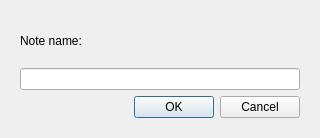
<?xml version="1.0" encoding="UTF-8"?>
<ui version="4.0">
 <class>NotesDialog</class>
 <widget class="QDialog" name="NotesDialog">
  <property name="geometry">
   <rect>
    <x>0</x>
    <y>0</y>
    <width>320</width>
    <height>137</height>
   </rect>
  </property>
  <property name="windowTitle">
   <string>Create Note</string>
  </property>
  <property name="windowIcon">
   <iconset resource="../resources.qrc">
    <normaloff>:/icons/gm-companion/icon256.png</normaloff>:/icons/gm-companion/icon256.png</iconset>
  </property>
  <layout class="QVBoxLayout" name="verticalLayout">
   <item>
    <widget class="QStackedWidget" name="stackedWidget">
     <property name="currentIndex">
      <number>0</number>
     </property>
     <widget class="QWidget" name="pageCreate">
      <layout class="QVBoxLayout" name="verticalLayout_2">
       <item>
        <widget class="QLabel" name="label">
         <property name="text">
          <string>Note name:</string>
         </property>
        </widget>
       </item>
       <item>
        <widget class="QLineEdit" name="noteNameLine"/>
       </item>
       <item>
        <widget class="QDialogButtonBox" name="createNoteDialog">
         <property name="standardButtons">
          <set>QDialogButtonBox::Cancel|QDialogButtonBox::Ok</set>
         </property>
        </widget>
       </item>
      </layout>
     </widget>
     <widget class="QWidget" name="pageError">
      <layout class="QVBoxLayout" name="verticalLayout_3">
       <item>
        <widget class="QPlainTextEdit" name="plainTextEdit">
         <property name="readOnly">
          <bool>true</bool>
         </property>
         <property name="plainText">
          <string>Error:
You can not create a note inside an addon directory.
Please select a user defined category!</string>
         </property>
         <property name="overwriteMode">
          <bool>false</bool>
         </property>
        </widget>
       </item>
       <item>
        <widget class="QDialogButtonBox" name="errorNoteDialog">
         <property name="standardButtons">
          <set>QDialogButtonBox::Close</set>
         </property>
        </widget>
       </item>
      </layout>
     </widget>
     <widget class="QWidget" name="pageAddCategory">
      <layout class="QVBoxLayout" name="verticalLayout_4">
       <item>
        <widget class="QLabel" name="label_2">
         <property name="text">
          <string>Category Name:</string>
         </property>
        </widget>
       </item>
       <item>
        <widget class="QLineEdit" name="categoryLine"/>
       </item>
       <item>
        <widget class="QDialogButtonBox" name="addCategoryDialog">
         <property name="standardButtons">
          <set>QDialogButtonBox::Cancel|QDialogButtonBox::Ok</set>
         </property>
        </widget>
       </item>
      </layout>
     </widget>
    </widget>
   </item>
  </layout>
 </widget>
 <resources>
  <include location="../resources.qrc"/>
 </resources>
 <connections/>
</ui>
